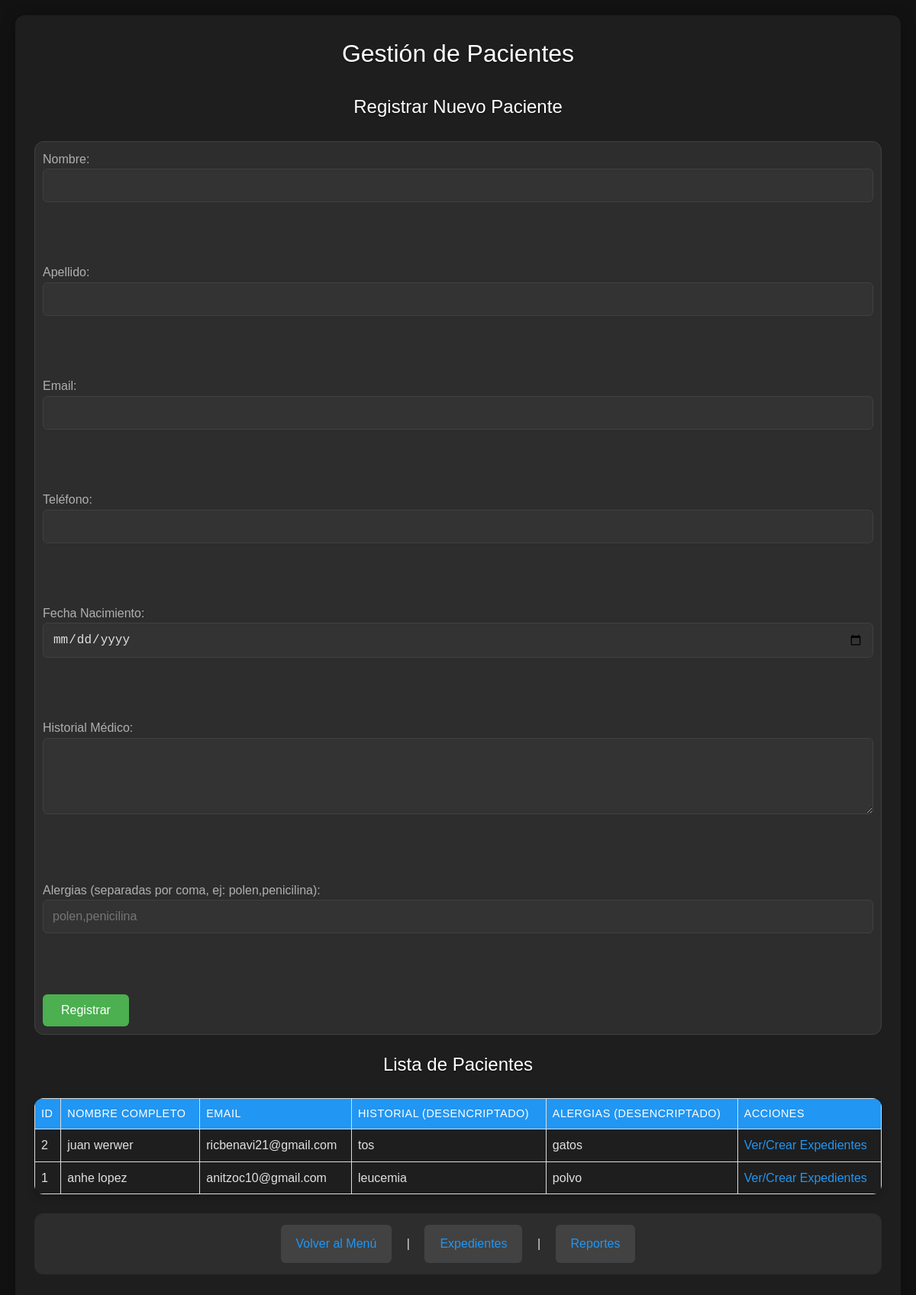
The app's page /pacientes.php (signed in) with its own data.
### tables this page shows
CREATE TABLE `pacientes` (
  `id` int(11) NOT NULL,
  `nombre` varchar(100) NOT NULL,
  `apellido` varchar(100) NOT NULL,
  `email` varchar(100) NOT NULL,
  `telefono` varchar(20) DEFAULT NULL,
  `fecha_nacimiento` date DEFAULT NULL,
  `historial_medico` text DEFAULT NULL,
  `alergias` text DEFAULT NULL,
  `created_at` timestamp NOT NULL DEFAULT current_timestamp()
);

### config.php (called while the page is built, shortened)
<?php
$base_key = 'mi-clave-secreta-super-larga-para-aes-256';
$encryption_key = hash('sha256', $base_key, true);
function decryptData($data, $key) {
    list($encrypted_data, $iv) = explode('::', base64_decode($data), 2);
    $decrypted = openssl_decrypt($encrypted_data, 'AES-256-CBC', $key, 0, $iv);
    return $decrypted === false ? $data : $decrypted;
}
?>

### pacientes.php (the view, shortened to what this page needs)
<?php
require_once 'config.php';
try {
    $pacientes = $pdo->query("SELECT * FROM pacientes ORDER BY created_at DESC")->fetchAll(PDO::FETCH_ASSOC);
} catch (Exception $e) {
    $error = "Error al listar: " . $e->getMessage();
    $pacientes = [];
}
?>
<!DOCTYPE html>
<html lang="es">
<head>
    <link rel="stylesheet" href="styles.css">
</head>
<body>
    <div class="container">
        <h2>Gestión de Pacientes</h2>
        <h3>Registrar Nuevo Paciente</h3>
        <form method="POST">
            <label>Nombre: <input type="text" name="nombre" required></label><br><br>
            <label>Apellido: <input type="text" name="apellido" required></label><br><br>
            <label>Email: <input type="email" name="email" required></label><br><br>
            <label>Teléfono: <input type="text" name="telefono"></label><br><br>
            <label>Fecha Nacimiento: <input type="date" name="fecha_nacimiento"></label><br><br>
            <label>Historial Médico: <textarea name="historial_medico" rows="3" cols="50"></textarea></label><br><br>
            <label>Alergias (separadas por coma, ej: polen,penicilina): <input type="text" name="alergias" placeholder="polen,penicilina"></label><br><br>
            <button type="submit" name="registrar_paciente">Registrar</button>
        </form>
        <h3>Lista de Pacientes</h3>
        <table>
            <thead><tr><th>ID</th><th>Nombre Completo</th><th>Email</th><th>Historial (Desencriptado)</th><th>Alergias (Desencriptado)</th><th>Acciones</th></tr></thead>
         <tbody>
    <?php foreach ($pacientes as $p):
        $historial_dec = decryptData($p['historial_medico'], $encryption_key);
        $alergias_json = decryptData($p['alergias'], $encryption_key);
        $alergias_dec = $alergias_json ? json_decode($alergias_json, true) : [];
        $alergias_str = implode(', ', $alergias_dec);
        $es_alerta = (strpos($alergias_str, 'penicilina') !== false || strpos(strtolower($historial_dec), 'diabetes') !== false);
    ?>
    <tr class="<?= $es_alerta ? 'alerta-roja' : '' ?>">
        <td><?= $p['id'] ?></td>
        <td><?= htmlspecialchars($p['nombre'] . ' ' . $p['apellido']) ?></td>
        <td><?= htmlspecialchars($p['email']) ?></td>
        <td><?= htmlspecialchars($historial_dec ?: 'Sin historial') ?></td>
        <td><?= htmlspecialchars($alergias_str ?: 'Ninguna') ?></td>
        <td>
            <a href="expedientes.php?paciente_id=<?= $p['id'] ?>">Ver/Crear Expedientes</a>
        </td>
    </tr>
    <?php endforeach; ?>
</tbody>
        </table>
        <nav>
            <a href="index.php">Volver al Menú</a> | <a href="expedientes.php">Expedientes</a> | <a href="reportes.php">Reportes</a>
        </nav>
    </div>
</body>
</html>

### styles.css (style rules this page uses)
* { margin: 0; padding: 0; box-sizing: border-box; }
body { font-family: 'Roboto', 'Segoe UI', sans-serif; line-height: 1.6; color: #e0e0e0; background-color: #121212; padding: 20px; transition: background 0.3s ease; }
.container { max-width: 1200px; margin: 0 auto; background: #1e1e1e; border-radius: 12px; box-shadow: 0 4px 20px rgba(0, 0, 0, 0.3); padding: 25px; }
h1, h2, h3 { color: #ffffff; margin-bottom: 25px; text-align: center; text-shadow: 0 1px 2px rgba(0, 0, 0, 0.5); }
h2 { font-size: 2em; font-weight: 400; }
h3 { font-size: 1.5em; font-weight: 500; }
form { background: #2d2d2d; padding: 10px; border-radius: 12px; margin-bottom: 20px; border: 1px solid #404040; transition: box-shadow 0.3s; }
label { display: block; margin-bottom: 8px; font-weight: 500; color: #b0b0b0; }
input[type="text"], input[type="email"], input[type="password"], input[type="date"], input[type="number"], select, textarea { width: 100%; padding: 12px; border: 1px solid #404040; border-radius: 6px; font-size: 16px; margin-bottom: 20px; background: #333; color: #e0e0e0; transition: border-color 0.3s, box-shadow 0.3s; }
textarea { resize: vertical; min-height: 100px; }
button { background: #2196f3; color: #ffffff; padding: 12px 24px; border: none; border-radius: 6px; cursor: pointer; font-size: 16px; font-weight: 500; transition: background 0.3s, transform 0.1s; }
button[name="registrar_paciente"], button[name="crear_expediente"] { background: #4caf50; }
table { width: 100%; border-collapse: collapse; margin: 20px 0; background: #1e1e1e; border-radius: 12px; overflow: hidden; box-shadow: 0 4px 10px rgba(0, 0, 0, 0.2); }
th, td { padding: 15px; text-align: left; border-bottom: 1px solid #404040; }
th { background: #2196f3; color: #ffffff; font-weight: 500; text-transform: uppercase; font-size: 0.9em; letter-spacing: 0.5px; }
tr { transition: background 0.3s; }
nav { text-align: center; margin: 25px 0; padding: 15px; background: #2d2d2d; border-radius: 12px; }
nav a { display: inline-block; margin: 0 15px; padding: 12px 20px; background: #424242; color: #e0e0e0; text-decoration: none; border-radius: 6px; transition: background 0.3s, color 0.3s; }
a[href] { color: #2196f3; text-decoration: none; transition: color 0.3s; }

### pacientes.php (style rules this page uses)
body { font-family: Arial; }
table { border-collapse: collapse; }
th, td { border: 1px solid #ddd; padding: 8px; }

### records on screen
pacientes: id "2", nombre+apellido "juan werwer", email "ricbenavi21@gmail.com", historial_medico "tos", alergias "gatos"
pacientes: id "1", nombre+apellido "anhe lopez", email "anitzoc10@gmail.com", historial_medico "leucemia", alergias "polvo"
